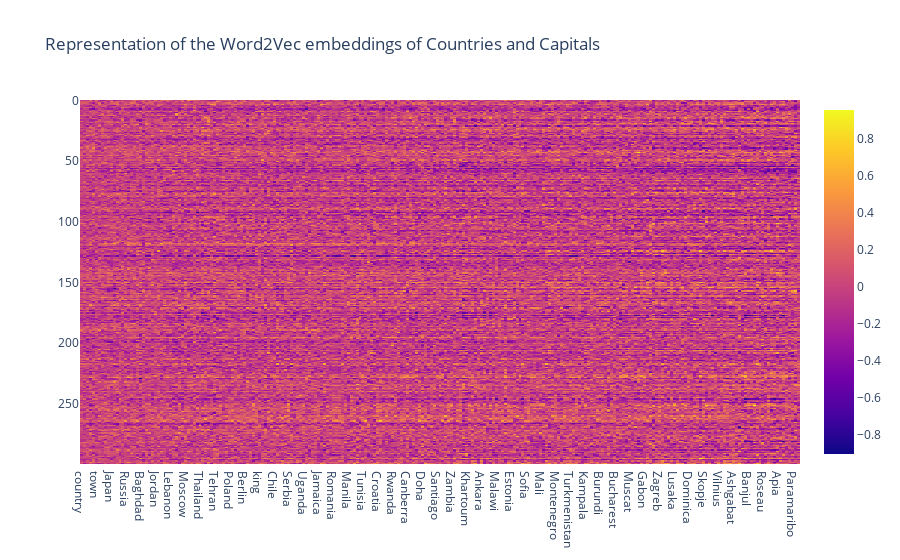

The notebook cell this image was saved under:
### Code cell
px.imshow(pd.DataFrame(word_embeddings), title="Representation of the Word2Vec embeddings of Countries and Capitals")

### Figure 1 — Plotly figure (JSON) as saved in the notebook; plotly's stock layout.template omitted (floating-point values rounded to 4 significant figures; data arrays with more than 128 entries replaced by an {"elided": "..."} marker saying what was removed)
{"data": [{"coloraxis": "coloraxis", "hovertemplate": "x: %{x}<br>y: %{y}<br>color: %{z}<extra></extra>", "name": "0", "type": "heatmap", "x": {"elided": "243 str values"}, "xaxis": "x", "y": {"elided": "300 int values"}, "yaxis": "y", "z": {"elided": "300x243 float values"}}], "layout": {"coloraxis": {"colorscale": [[0, "#0d0887"], [0.1111, "#46039f"], [0.2222, "#7201a8"], [0.3333, "#9c179e"], [0.4444, "#bd3786"], [0.5556, "#d8576b"], [0.6667, "#ed7953"], [0.7778, "#fb9f3a"], [0.8889, "#fdca26"], [1, "#f0f921"]]}, "title": {"text": "Representation of the Word2Vec embeddings of Countries and Capitals"}, "xaxis": {"anchor": "y", "constrain": "domain", "domain": [0, 1], "scaleanchor": "y"}, "yaxis": {"anchor": "x", "autorange": "reversed", "constrain": "domain", "domain": [0, 1]}}}
